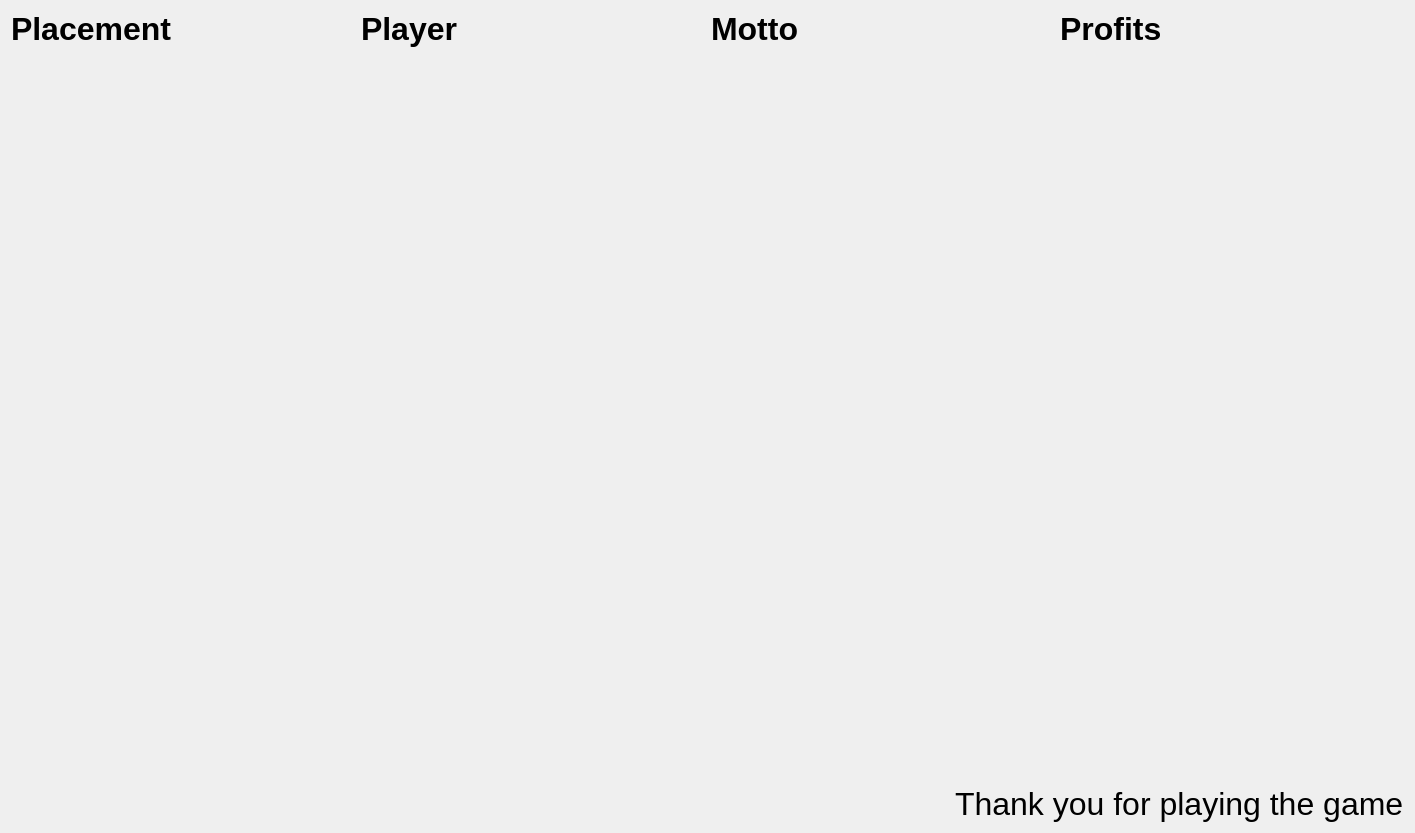
          <widget class="QWidget" name="scrollAreaWidgetContents">
           <property name="geometry">
            <rect>
             <x>0</x>
             <y>0</y>
             <width>1415</width>
             <height>833</height>
            </rect>
           </property>
           <layout class="QVBoxLayout" name="verticalLayout_27">
            <item>
             <layout class="QGridLayout" name="leaderboards_gridLayout">
              <item row="0" column="0">
               <widget class="QLabel" name="label_63">
                <property name="font">
                 <font>
                  <pointsize>24</pointsize>
                  <weight>75</weight>
                  <bold>true</bold>
                 </font>
                </property>
                <property name="text">
                 <string>Placement</string>
                </property>
               </widget>
              </item>
              <item row="0" column="2">
               <widget class="QLabel" name="label_43">
                <property name="font">
                 <font>
                  <pointsize>24</pointsize>
                  <weight>75</weight>
                  <bold>true</bold>
                 </font>
                </property>
                <property name="text">
                 <string>Motto</string>
                </property>
               </widget>
              </item>
              <item row="0" column="3">
               <widget class="QLabel" name="label_64">
                <property name="font">
                 <font>
                  <pointsize>24</pointsize>
                  <weight>75</weight>
                  <bold>true</bold>
                 </font>
                </property>
                <property name="text">
                 <string>Profits</string>
                </property>
               </widget>
              </item>
              <item row="0" column="1">
               <widget class="QLabel" name="label_62">
                <property name="font">
                 <font>
                  <pointsize>24</pointsize>
                  <weight>75</weight>
                  <bold>true</bold>
                 </font>
                </property>
                <property name="text">
                 <string>Player</string>
                </property>
               </widget>
              </item>
             </layout>
            </item>
            <item>
             <spacer name="verticalSpacer_11">
              <property name="orientation">
               <enum>Qt::Vertical</enum>
              </property>
              <property name="sizeHint" stdset="0">
               <size>
                <width>20</width>
                <height>40</height>
               </size>
              </property>
             </spacer>
            </item>
            <item alignment="Qt::AlignRight">
             <widget class="QLabel" name="label_42">
              <property name="font">
               <font>
                <pointsize>24</pointsize>
               </font>
              </property>
              <property name="text">
               <string>Thank you for playing the game</string>
              </property>
             </widget>
            </item>
           </layout>
          </widget>
